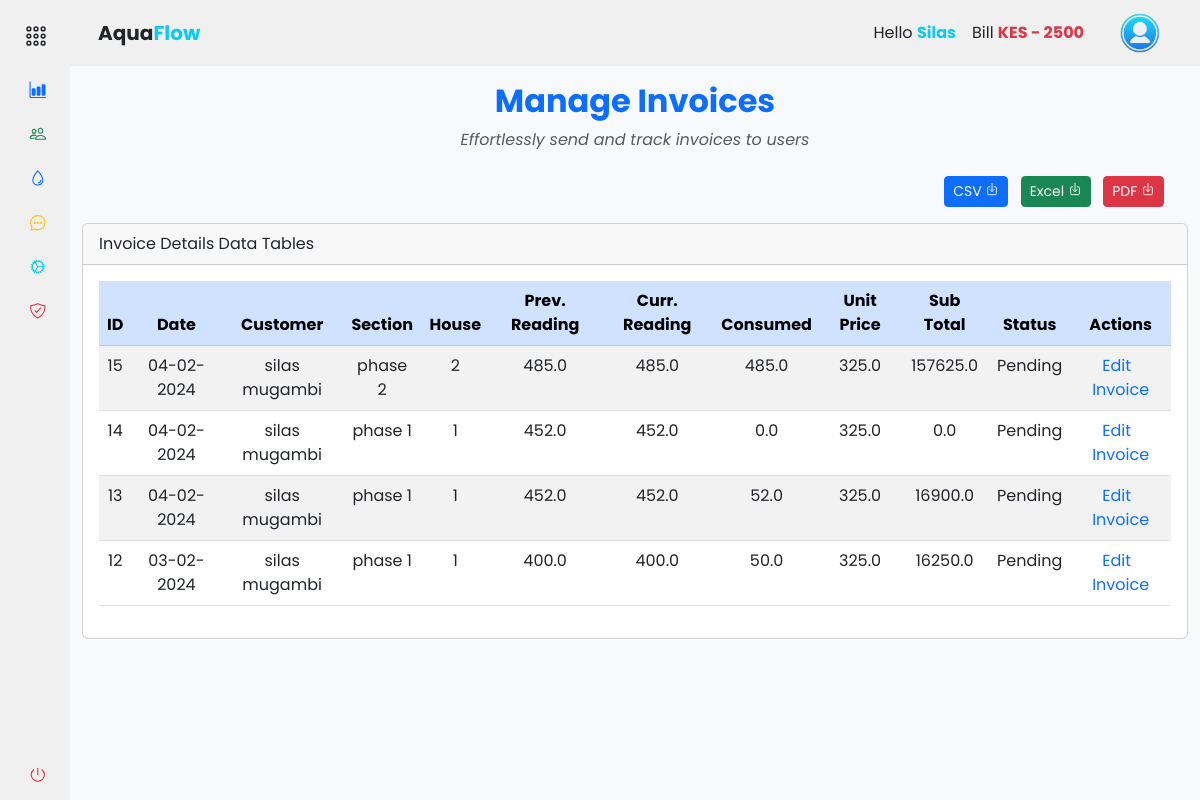
Page /accounts/records/billing (signed in) on the earlier database version.
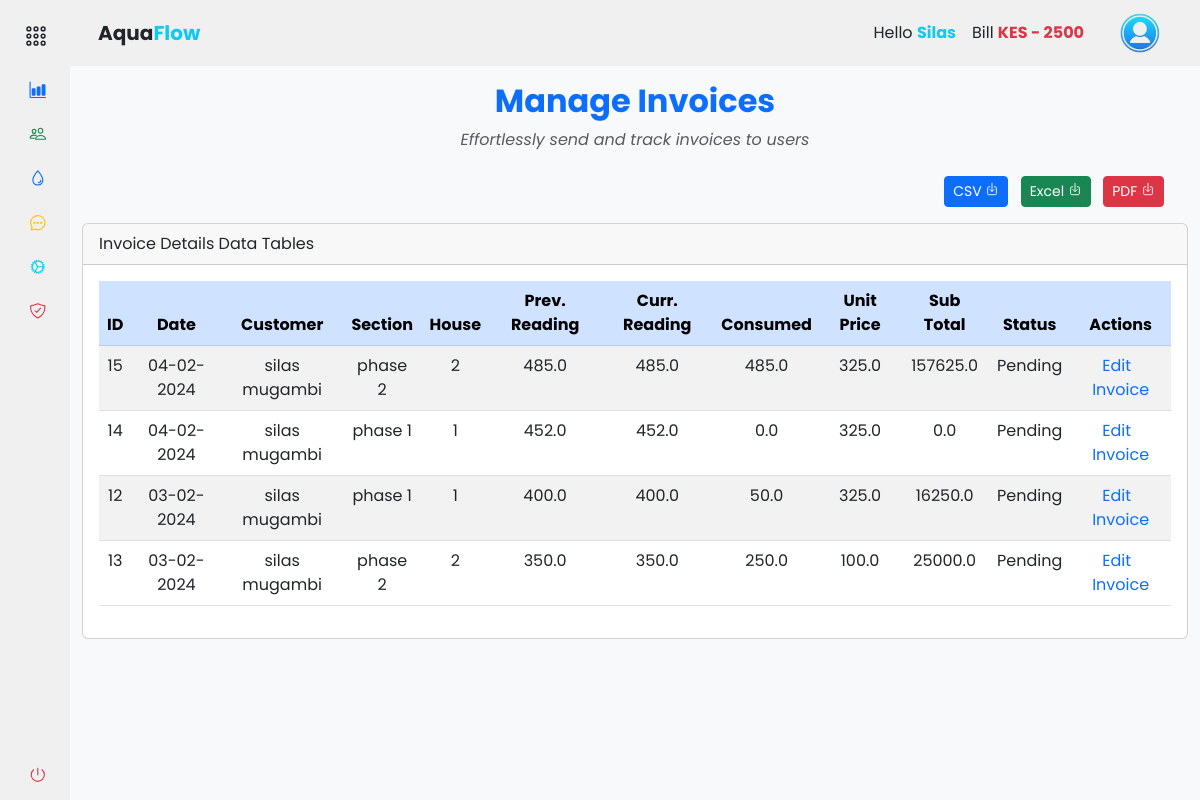
Same page on the later database version.
### app/backend/models/user.py (models this page shows, shortened)
class User(db.Model, UserMixin):
    id = db.Column(db.Integer, primary_key=True)
    mobile_number = db.Column(db.String(20), unique=True, nullable=False)
    password_hash = db.Column(db.String(128), nullable=False)
    first_name = db.Column(db.String(50))
    last_name = db.Column(db.String(50))
    email = db.Column(db.String(120))
    house_section = db.Column(db.String(50))
    house_number = db.Column(db.String(20))
    profile_image = db.Column(db.String(255))
    is_active = db.Column(db.Boolean, default=True)
    is_admin = db.Column(db.Boolean, default=False)
    meter_readings = db.relationship('MeterReading', backref='user', lazy=True)
    payments = db.relationship('Payment', backref='user', lazy=True)

class MeterReading(db.Model):
    id = db.Column(db.Integer, primary_key=True)
    timestamp = db.Column(db.DateTime, default=datetime.now(timezone.utc) + timedelta(hours=3), nullable=False)
    house_section = db.Column(db.String(50))
    house_number = db.Column(db.String(20))
    reading_value = db.Column(db.Float)
    reading_status = db.Column(db.Boolean, default=False)
    user_id = db.Column(db.Integer, db.ForeignKey('user.id'), nullable=False)
    consumed = db.Column(db.Float)
    unit_price = db.Column(db.Float)
    total_price = db.Column(db.Float)

### app/backend/accounts/records/routes.py (the view)
@records_bp.route('/billing')
@login_required
def billing():
    if current_user.is_authenticated:
        billing_data = (
            db.session.query(
                MeterReading.id,
                MeterReading.timestamp,
                User.first_name,
                User.last_name,
                MeterReading.house_section,
                MeterReading.house_number,
                User.is_active,
                MeterReading.reading_value.label('prev_reading'),
                MeterReading.reading_value.label('curr_reading'),
                MeterReading.consumed,
                MeterReading.unit_price,
                MeterReading.total_price
            )
            .join(User)
            .filter(User.id == current_user.id)
            .order_by(MeterReading.timestamp.desc())
            .all()
        )
        return render_template('accounts/billing.html', hide_footer=True, billing_data=billing_data)
    else:
        return redirect(url_for('auth.login'))

### app/backend/accounts/accounts_context.py (called while the page is built)
def accounts_context():
    people = 'silas'
    bill = int('2500')
    return {'people': people, 'bill': bill}

def inject_now():
    return {'now': datetime.utcnow() + timedelta(hours=3)}

### app/assets/templates/accounts/billing.html
{% extends "base.html" %} {% block content %}
<div class="container-fluid">
  <div class="text-center mt-3">
    <h2 class="mb-2 fw-bold text-primary">Manage Invoices</h2>
    <p class="mb-4 text-muted fst-italic">
      Effortlessly send and track invoices to users
    </p>
  </div>
  <div class="row">
    <div class="col-md-12">
      <div class="mb-3 float-end me-3">
        <a
          href="#"
          class="btn btn-sm me-2 btn-primary"
          download="people_list.csv"
        >
          CSV <ion-icon name="download-outline"></ion-icon>
        </a>
        <a
          href="#"
          class="btn btn-sm me-2 btn-success"
          download="people_list.xlsx"
        >
          Excel <ion-icon name="download-outline"></ion-icon>
        </a>
        <a
          href="#"
          class="btn btn-sm me-2 btn-danger"
          download="people_list.pdf"
        >
          PDF <ion-icon name="download-outline"></ion-icon>
        </a>
      </div>
    </div>
  </div>
  <div class="col-md-12">
    <div class="card">
      <div class="card-header">Invoice Details Data Tables</div>
      <div class="card-body">
        <div class="table-responsive">
          <table
            id="example"
            class="table table-striped data-table text-center"
            style="width: 100%"
          >
            <thead class="table-primary">
              <tr>
                <th scope="col">ID</th>
                <th scope="col">Date</th>
                <th scope="col">Customer</th>
                <th scope="col">Section</th>
                <th scope="col">House</th>
                <th scope="col">Prev. Reading</th>
                <th scope="col">Curr. Reading</th>
                <th scope="col">Consumed</th>
                <th scope="col">Unit Price</th>
                <th scope="col">Sub Total</th>
                <th scope="col">Status</th>
                <th scope="col">Actions</th>
              </tr>
            </thead>
            <tbody>
              {% if billing_data %} {% for entry in billing_data %}
              <tr>
                <td>{{ entry.id }}</td>
                <td>{{ entry.timestamp.strftime('%d-%m-%Y') }}</td>
                <td>{{ entry.first_name }} {{ entry.last_name }}</td>
                <td>{{ entry.house_section }}</td>
                <td>{{ entry.house_number }}</td>
                <td>{{ entry.prev_reading }}</td>
                <td>{{ entry.curr_reading }}</td>
                <td>{{ entry.consumed }}</td>
                <td>{{ entry.unit_price }}</td>
                <td>{{ entry.total_price }}</td>
                <td>{{ "Pending" if entry.is_active else "Cleared" }}</td>
                <td>
                  <a class="me-2" href="#"> Edit </a>
                  <a href="#"> Invoice </a>
                </td>
              </tr>
              {% endfor %} {% else %}
              <tr>
                <td colspan="12">No billing data available</td>
              </tr>
              {% endif %}
            </tbody>
          </table>
        </div>
      </div>
    </div>
  </div>
</div>
{% endblock %}

### app/assets/templates/base.html (shortened to what this page needs)
<!DOCTYPE html>
<html lang="en">
  <head>
    <link
      rel="stylesheet"
      href="{{ url_for('static', filename='css/vendor/bootstrap.min.css') }}"
    />
    <link
      rel="stylesheet"
      href="{{ url_for('static', filename='css/styles.css') }}"
    />
  </head>
  <body>
    <div class="wrapper">
      {% include '/components/sidebar.html' %}
      <section class="main">
        {% include '/components/navbar.html' %}
        <main>
          {% block content %}{% endblock %}
        </main>
      </section>
    </div>
  </body>
</html>

### app/assets/templates/components/sidebar.html (shortened to what this page needs)
{% if not hide_sidebar %}
<aside id="sidebar">
  <div class="d-flex mt-2">
    <button class="toggle-btn" type="button">
      <ion-icon name="apps-outline" class="text-dark"></ion-icon>
    </button>
  </div>
  <ul class="sidebar-nav">
    <li class="sidebar-item">
      <a
        href="{{ url_for('accounts.dashboard.dashboard') }}"
        class="sidebar-link"
      >
        <ion-icon name="bar-chart" class="text-primary me-2"></ion-icon>
      </a>
    </li>
    <li class="sidebar-item">
      <a
        href="#people"
        class="sidebar-link collapsed has-dropdown"
        data-bs-toggle="collapse"
        data-bs-target="#people"
        aria-expanded="false"
        aria-controls="people"
      >
        <ion-icon name="people-outline" class="text-success"></ion-icon>
      </a>
    </li>
    <li class="sidebar-item">
      <a
        href="#records_water_supply"
        class="sidebar-link collapsed has-dropdown"
        data-bs-toggle="collapse"
        data-bs-target="#records_water"
        aria-expanded="false"
        aria-controls="records_water"
      >
        <ion-icon name="water-outline" class="text-primary"></ion-icon>
      </a>
    </li>
    <li class="sidebar-item">
      <a
        href="{{ url_for('accounts.messages.messages') }}"
        class="sidebar-link"
      >
        <ion-icon
          name="chatbubble-ellipses-outline"
          class="text-warning"
        ></ion-icon>
      </a>
    </li>
    <li class="sidebar-item">
      <a
        href="{{ url_for('accounts.settings.settings') }}"
        class="sidebar-link"
      >
        <ion-icon name="cog-outline" class="text-info"></ion-icon>
      </a>
    </li>
    <li class="sidebar-item">
      <a
        href="{{ url_for('accounts.security.security_options') }}"
        class="sidebar-link"
      >
        <ion-icon
          name="shield-checkmark-outline"
          class="text-danger"
        ></ion-icon>
      </a>
    </li>
  </ul>
  <div class="sidebar-footer">
    <a
      class="sidebar-link"
      href="{{ url_for('auth.logout') }}"
      onclick="localStorage.clear();"
    >
      <ion-icon name="power-outline" class="text-danger"></ion-icon>
    </a>
  </div>
</aside>
{% endif %}

### app/assets/templates/components/navbar.html (shortened to what this page needs)
{% if not hide_navbar %}
<header
  id="navbar"
  class="navbar navbar-expand-lg sticky-sm-top {% if not current_user.is_authenticated %}bg-dark{% endif %}"
>
  <div class="container-fluid">
    <a
      class="navbar-brand text-center d-flex align-items-center fw-bold ms-3 {% if not current_user.is_authenticated %}text-light{% else %}text-dark{% endif %}"
      href="#"
    >
      Aqua<span class="text-info">Flow</span>
    </a>
    <div class="collapse navbar-collapse" id="navbarToggler">
      <div class="d-flex align-items-center ms-auto">
         {% if current_user.is_authenticated %}
        <ul class="navbar-nav me-3">
          <li class="nav-item">
            <a class="nav-link text-dark">
              Hello
              <span class="text-info fw-bold"
                >{{ current_user.first_name.title() }}</span
              >
            </a>
          </li>
          <li class="nav-item">
            <a class="nav-link text-dark">
              Bill
              <span
                class="fw-bold {% if bill > 0 %}text-danger{% else %}text-success{% endif %}"
                >KES {% if bill > 0 %}-{% endif %} {{ bill }}</span
              >
            </a>
          </li>
        </ul>
        <div class="btn-group">
          <button
            type="button"
            class="btn navbar-brand rounded-circle border-0"
            data-bs-toggle="dropdown"
            aria-expanded="false"
          >
            <img
              src="{{ url_for('static', filename='images/user.png') }}"
              alt="logo image"
              height="40px"
              width="40px"
            />
          </button>
        </div>
        {% endif %}
      </div>
    </div>
  </div>
</header>
{% endif %}

### app/assets/static/css/styles.css (style rules this page uses)
a { text-decoration: none; }
li { list-style: none; }
button { border: none !important; outline: none; }
body { font-family: "Poppins", sans-serif; }
.wrapper { display: flex; overflow: hidden; height: 100vh; }
#sidebar { width: 70px; min-width: 70px; z-index: 1000; transition: all 0.25s ease-in-out; display: flex; flex-direction: column; }
.toggle-btn { background-color: transparent; cursor: pointer; border: 0; padding: 1rem 1.5rem; }
.toggle-btn ion-icon { color: #000; font-size: 1.5rem; }
.sidebar-nav { padding: 0rem; flex: 1 1 auto; }
a.sidebar-link { padding: 0.625rem 1.625rem; color: #000; display: block; font-size: 0.9rem; border-radius: 5px; white-space: nowrap; border-left: 3px solid transparent; transition: background-color 0.3s ease, margin-inline-start 0.3s ease, border-left 0.3s ease; }
.sidebar-link ion-icon { font-size: 1.1rem; margin-right: 0.75rem; }
.sidebar-item { position: relative; }
.main { min-height: 100vh; width: 100%; overflow-y: scroll; transition: all 0.35s ease-in-out; background-color: rgb(248, 249, 250); }
.navbar, #sidebar { background-color: #f0f0f0; z-index: 1000; }

Differences in the rows shown:
shown differently, row unchanged: MeterReading id 12: moves up the list
changed MeterReading id 13: timestamp "04-02-2024" → "03-02-2024"; house_section "phase 1" → "phase 2"; house_number "1" → "2"; prev_reading "452.0" → "350.0"; curr_reading "452.0" → "350.0"; consumed "52.0" → "250.0"; unit_price "325.0" → "100.0"; total_price "16900.0" → "25000.0"
